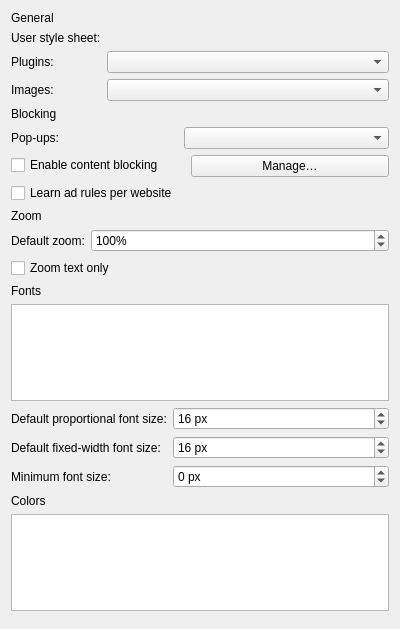
<?xml version="1.0" encoding="UTF-8"?>
<ui version="4.0">
 <class>Otter::ContentPreferencesPage</class>
 <widget class="QWidget" name="Otter::ContentPreferencesPage">
  <property name="geometry">
   <rect>
    <x>0</x>
    <y>0</y>
    <width>400</width>
    <height>629</height>
   </rect>
  </property>
  <layout class="QVBoxLayout" name="verticalLayout">
   <item>
    <widget class="Otter::HeaderWidget" name="contentGeneralHeaderWidget">
     <property name="text">
      <string>General</string>
     </property>
    </widget>
   </item>
   <item>
    <layout class="QFormLayout" name="contentGeneralLayout">
     <item row="0" column="0">
      <widget class="QLabel" name="userStyleSheetWidget">
       <property name="text">
        <string>User style sheet:</string>
       </property>
       <property name="buddy">
        <cstring>userStyleSheetFilePathWidget</cstring>
       </property>
      </widget>
     </item>
     <item row="0" column="1">
      <widget class="Otter::FilePathWidget" name="userStyleSheetFilePathWidget" native="true"/>
     </item>
     <item row="2" column="0">
      <widget class="QLabel" name="enableImagesLabel">
       <property name="text">
        <string>Images:</string>
       </property>
       <property name="buddy">
        <cstring>enableImagesComboBox</cstring>
       </property>
      </widget>
     </item>
     <item row="2" column="1">
      <widget class="QComboBox" name="enableImagesComboBox"/>
     </item>
     <item row="1" column="0">
      <widget class="QLabel" name="enablePluginsLabel">
       <property name="text">
        <string>Plugins:</string>
       </property>
       <property name="buddy">
        <cstring>enablePluginsComboBox</cstring>
       </property>
      </widget>
     </item>
     <item row="1" column="1">
      <widget class="QComboBox" name="enablePluginsComboBox"/>
     </item>
    </layout>
   </item>
   <item>
    <widget class="Otter::HeaderWidget" name="blockingHeaderWidget">
     <property name="text">
      <string>Blocking</string>
     </property>
    </widget>
   </item>
   <item>
    <layout class="QFormLayout" name="blockingLayout">
     <property name="fieldGrowthPolicy">
      <enum>QFormLayout::AllNonFixedFieldsGrow</enum>
     </property>
     <item row="0" column="0">
      <widget class="QLabel" name="popupsLabel">
       <property name="text">
        <string>Pop-ups:</string>
       </property>
       <property name="buddy">
        <cstring>popupsComboBox</cstring>
       </property>
      </widget>
     </item>
     <item row="0" column="1">
      <widget class="QComboBox" name="popupsComboBox"/>
     </item>
     <item row="1" column="0">
      <widget class="QCheckBox" name="enableContentBlockingCheckBox">
       <property name="text">
        <string>Enable content blocking</string>
       </property>
      </widget>
     </item>
     <item row="1" column="1">
      <layout class="QHBoxLayout" name="enableContentBlockingLayout">
       <item>
        <spacer name="enableContentBlockinglSpacer">
         <property name="orientation">
          <enum>Qt::Horizontal</enum>
         </property>
        </spacer>
       </item>
       <item>
        <widget class="QPushButton" name="manageContentBlockingButton">
         <property name="text">
          <string>Manage…</string>
         </property>
        </widget>
       </item>
      </layout>
     </item>
     <item row="2" column="0">
      <widget class="QCheckBox" name="learnAdRulesCheckBox">
       <property name="text">
        <string>Learn ad rules per website</string>
       </property>
      </widget>
     </item>
     <item row="2" column="1">
      <layout class="QHBoxLayout" name="learnAdRulesLayout">
       <item>
        <spacer name="learnAdRulesSpacer">
         <property name="orientation">
          <enum>Qt::Horizontal</enum>
         </property>
        </spacer>
       </item>
      </layout>
     </item>
    </layout>
   </item>
   <item>
    <widget class="Otter::HeaderWidget" name="zoomHeaderWidget">
     <property name="text">
      <string>Zoom</string>
     </property>
    </widget>
   </item>
   <item>
    <layout class="QFormLayout" name="zoomLayout">
     <property name="fieldGrowthPolicy">
      <enum>QFormLayout::AllNonFixedFieldsGrow</enum>
     </property>
     <item row="0" column="0">
      <widget class="QLabel" name="defaultZoomLabel">
       <property name="text">
        <string>Default zoom:</string>
       </property>
       <property name="buddy">
        <cstring>defaultZoomSpinBox</cstring>
       </property>
      </widget>
     </item>
     <item row="0" column="1">
      <widget class="QSpinBox" name="defaultZoomSpinBox">
       <property name="suffix">
        <string>%</string>
       </property>
       <property name="minimum">
        <number>10</number>
       </property>
       <property name="maximum">
        <number>1000</number>
       </property>
       <property name="value">
        <number>100</number>
       </property>
      </widget>
     </item>
    </layout>
   </item>
   <item>
    <widget class="QCheckBox" name="zoomTextOnlyCheckBox">
     <property name="text">
      <string>Zoom text only</string>
     </property>
    </widget>
   </item>
   <item>
    <widget class="Otter::HeaderWidget" name="fontsHeaderWidget">
     <property name="text">
      <string>Fonts</string>
     </property>
    </widget>
   </item>
   <item>
    <widget class="Otter::ItemViewWidget" name="fontsViewWidget">
     <property name="contextMenuPolicy">
      <enum>Qt::NoContextMenu</enum>
     </property>
     <property name="autoScroll">
      <bool>false</bool>
     </property>
     <property name="editTriggers">
      <set>QAbstractItemView::NoEditTriggers</set>
     </property>
     <property name="alternatingRowColors">
      <bool>true</bool>
     </property>
     <property name="selectionMode">
      <enum>QAbstractItemView::SingleSelection</enum>
     </property>
     <property name="selectionBehavior">
      <enum>QAbstractItemView::SelectRows</enum>
     </property>
     <property name="wordWrap">
      <bool>false</bool>
     </property>
     <attribute name="headerDefaultSectionSize">
      <number>200</number>
     </attribute>
    </widget>
   </item>
   <item>
    <layout class="QFormLayout" name="fontsLayout">
     <item row="0" column="0">
      <widget class="QLabel" name="proportionalFontSizeLabel">
       <property name="text">
        <string>Default proportional font size:</string>
       </property>
       <property name="buddy">
        <cstring>proportionalFontSizeSpinBox</cstring>
       </property>
      </widget>
     </item>
     <item row="0" column="1">
      <widget class="QSpinBox" name="proportionalFontSizeSpinBox">
       <property name="suffix">
        <string> px</string>
       </property>
       <property name="minimum">
        <number>9</number>
       </property>
       <property name="maximum">
        <number>72</number>
       </property>
       <property name="value">
        <number>16</number>
       </property>
      </widget>
     </item>
     <item row="1" column="0">
      <widget class="QLabel" name="fixedFontSizeLabel">
       <property name="text">
        <string>Default fixed-width font size:</string>
       </property>
       <property name="buddy">
        <cstring>fixedFontSizeSpinBox</cstring>
       </property>
      </widget>
     </item>
     <item row="1" column="1">
      <widget class="QSpinBox" name="fixedFontSizeSpinBox">
       <property name="suffix">
        <string> px</string>
       </property>
       <property name="minimum">
        <number>9</number>
       </property>
       <property name="maximum">
        <number>72</number>
       </property>
       <property name="value">
        <number>16</number>
       </property>
      </widget>
     </item>
     <item row="2" column="0">
      <widget class="QLabel" name="minimumFontSizeLabel">
       <property name="text">
        <string>Minimum font size:</string>
       </property>
       <property name="buddy">
        <cstring>minimumFontSizeSpinBox</cstring>
       </property>
      </widget>
     </item>
     <item row="2" column="1">
      <widget class="QSpinBox" name="minimumFontSizeSpinBox">
       <property name="specialValueText">
        <string>None</string>
       </property>
       <property name="suffix">
        <string> px</string>
       </property>
       <property name="minimum">
        <number>-1</number>
       </property>
       <property name="maximum">
        <number>72</number>
       </property>
      </widget>
     </item>
    </layout>
   </item>
   <item>
    <widget class="Otter::HeaderWidget" name="colorsHeaderWidget">
     <property name="text">
      <string>Colors</string>
     </property>
    </widget>
   </item>
   <item>
    <widget class="Otter::ItemViewWidget" name="colorsViewWidget">
     <property name="contextMenuPolicy">
      <enum>Qt::NoContextMenu</enum>
     </property>
     <property name="editTriggers">
      <set>QAbstractItemView::NoEditTriggers</set>
     </property>
     <property name="alternatingRowColors">
      <bool>true</bool>
     </property>
     <property name="selectionMode">
      <enum>QAbstractItemView::SingleSelection</enum>
     </property>
     <property name="selectionBehavior">
      <enum>QAbstractItemView::SelectRows</enum>
     </property>
     <property name="wordWrap">
      <bool>false</bool>
     </property>
     <attribute name="headerDefaultSectionSize">
      <number>200</number>
     </attribute>
    </widget>
   </item>
   <item>
    <spacer name="contentlSpacer">
     <property name="orientation">
      <enum>Qt::Vertical</enum>
     </property>
    </spacer>
   </item>
  </layout>
 </widget>
 <customwidgets>
  <customwidget>
   <class>Otter::FilePathWidget</class>
   <extends>QWidget</extends>
   <header>src/ui/FilePathWidget.h</header>
   <container>1</container>
  </customwidget>
  <customwidget>
   <class>Otter::HeaderWidget</class>
   <extends>QLabel</extends>
   <header>src/ui/HeaderWidget.h</header>
  </customwidget>
  <customwidget>
   <class>Otter::ItemViewWidget</class>
   <extends>QTreeView</extends>
   <header>src/ui/ItemViewWidget.h</header>
  </customwidget>
 </customwidgets>
 <tabstops>
  <tabstop>popupsComboBox</tabstop>
  <tabstop>defaultZoomSpinBox</tabstop>
  <tabstop>zoomTextOnlyCheckBox</tabstop>
  <tabstop>fontsViewWidget</tabstop>
  <tabstop>proportionalFontSizeSpinBox</tabstop>
  <tabstop>fixedFontSizeSpinBox</tabstop>
  <tabstop>minimumFontSizeSpinBox</tabstop>
  <tabstop>colorsViewWidget</tabstop>
 </tabstops>
 <resources/>
 <connections/>
</ui>
